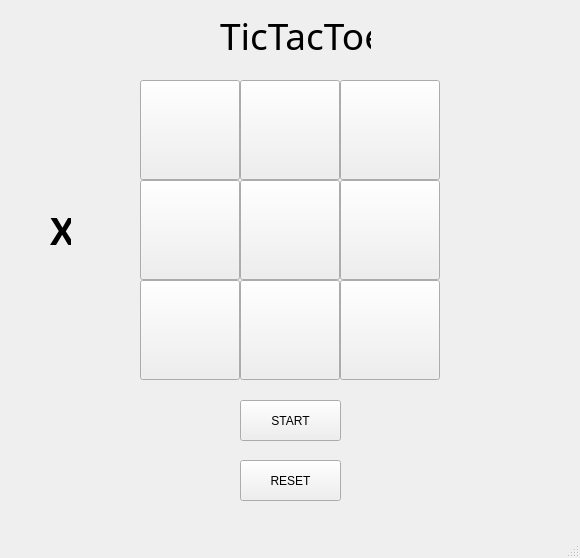
<?xml version="1.0" encoding="UTF-8"?>
<ui version="4.0">
 <class>MainWindow</class>
 <widget class="QMainWindow" name="MainWindow">
  <property name="geometry">
   <rect>
    <x>0</x>
    <y>0</y>
    <width>580</width>
    <height>558</height>
   </rect>
  </property>
  <property name="windowTitle">
   <string>MainWindow</string>
  </property>
  <property name="windowOpacity">
   <double>20.000000000000000</double>
  </property>
  <property name="toolTipDuration">
   <number>-1</number>
  </property>
  <widget class="QWidget" name="centralwidget">
   <widget class="QLabel" name="l1">
    <property name="geometry">
     <rect>
      <x>50</x>
      <y>210</y>
      <width>21</width>
      <height>41</height>
     </rect>
    </property>
    <property name="font">
     <font>
      <family>Bahnschrift</family>
      <pointsize>28</pointsize>
      <weight>75</weight>
      <bold>true</bold>
     </font>
    </property>
    <property name="focusPolicy">
     <enum>Qt::NoFocus</enum>
    </property>
    <property name="styleSheet">
     <string notr="true">border-color: rgb(85, 0, 255);</string>
    </property>
    <property name="text">
     <string>X</string>
    </property>
   </widget>
   <widget class="QPushButton" name="b3">
    <property name="geometry">
     <rect>
      <x>340</x>
      <y>80</y>
      <width>100</width>
      <height>100</height>
     </rect>
    </property>
    <property name="font">
     <font>
      <family>Microsoft YaHei UI</family>
      <pointsize>16</pointsize>
     </font>
    </property>
    <property name="text">
     <string/>
    </property>
   </widget>
   <widget class="QPushButton" name="b5">
    <property name="geometry">
     <rect>
      <x>240</x>
      <y>180</y>
      <width>100</width>
      <height>100</height>
     </rect>
    </property>
    <property name="font">
     <font>
      <family>Microsoft YaHei UI</family>
      <pointsize>16</pointsize>
     </font>
    </property>
    <property name="text">
     <string/>
    </property>
   </widget>
   <widget class="QPushButton" name="b4">
    <property name="geometry">
     <rect>
      <x>140</x>
      <y>180</y>
      <width>100</width>
      <height>100</height>
     </rect>
    </property>
    <property name="font">
     <font>
      <family>Microsoft YaHei UI</family>
      <pointsize>16</pointsize>
     </font>
    </property>
    <property name="text">
     <string/>
    </property>
   </widget>
   <widget class="QPushButton" name="b6">
    <property name="geometry">
     <rect>
      <x>340</x>
      <y>180</y>
      <width>100</width>
      <height>100</height>
     </rect>
    </property>
    <property name="font">
     <font>
      <family>Microsoft YaHei UI</family>
      <pointsize>16</pointsize>
     </font>
    </property>
    <property name="text">
     <string/>
    </property>
   </widget>
   <widget class="QPushButton" name="b1">
    <property name="geometry">
     <rect>
      <x>140</x>
      <y>80</y>
      <width>100</width>
      <height>100</height>
     </rect>
    </property>
    <property name="font">
     <font>
      <family>Microsoft YaHei UI</family>
      <pointsize>16</pointsize>
     </font>
    </property>
    <property name="text">
     <string/>
    </property>
   </widget>
   <widget class="QPushButton" name="b2">
    <property name="geometry">
     <rect>
      <x>240</x>
      <y>80</y>
      <width>100</width>
      <height>100</height>
     </rect>
    </property>
    <property name="font">
     <font>
      <family>Microsoft YaHei UI</family>
      <pointsize>16</pointsize>
     </font>
    </property>
    <property name="text">
     <string/>
    </property>
   </widget>
   <widget class="QPushButton" name="b7">
    <property name="geometry">
     <rect>
      <x>140</x>
      <y>280</y>
      <width>100</width>
      <height>100</height>
     </rect>
    </property>
    <property name="font">
     <font>
      <family>Microsoft YaHei UI</family>
      <pointsize>16</pointsize>
     </font>
    </property>
    <property name="text">
     <string/>
    </property>
   </widget>
   <widget class="QPushButton" name="b8">
    <property name="geometry">
     <rect>
      <x>240</x>
      <y>280</y>
      <width>100</width>
      <height>100</height>
     </rect>
    </property>
    <property name="font">
     <font>
      <family>Microsoft YaHei UI</family>
      <pointsize>16</pointsize>
     </font>
    </property>
    <property name="text">
     <string/>
    </property>
   </widget>
   <widget class="QPushButton" name="b9">
    <property name="geometry">
     <rect>
      <x>340</x>
      <y>280</y>
      <width>100</width>
      <height>100</height>
     </rect>
    </property>
    <property name="font">
     <font>
      <family>Microsoft YaHei UI</family>
      <pointsize>16</pointsize>
     </font>
    </property>
    <property name="text">
     <string/>
    </property>
   </widget>
   <widget class="QPushButton" name="l2">
    <property name="geometry">
     <rect>
      <x>240</x>
      <y>400</y>
      <width>101</width>
      <height>41</height>
     </rect>
    </property>
    <property name="text">
     <string>START</string>
    </property>
   </widget>
   <widget class="QPushButton" name="pushButton_2">
    <property name="geometry">
     <rect>
      <x>240</x>
      <y>460</y>
      <width>101</width>
      <height>41</height>
     </rect>
    </property>
    <property name="text">
     <string>RESET</string>
    </property>
   </widget>
   <widget class="QLabel" name="label">
    <property name="geometry">
     <rect>
      <x>220</x>
      <y>20</y>
      <width>151</width>
      <height>31</height>
     </rect>
    </property>
    <property name="font">
     <font>
      <family>Gill Sans MT</family>
      <pointsize>28</pointsize>
     </font>
    </property>
    <property name="text">
     <string>TicTacToe</string>
    </property>
   </widget>
  </widget>
  <widget class="QMenuBar" name="menubar">
   <property name="geometry">
    <rect>
     <x>0</x>
     <y>0</y>
     <width>580</width>
     <height>21</height>
    </rect>
   </property>
  </widget>
  <widget class="QStatusBar" name="statusbar"/>
 </widget>
 <resources/>
 <connections/>
</ui>
